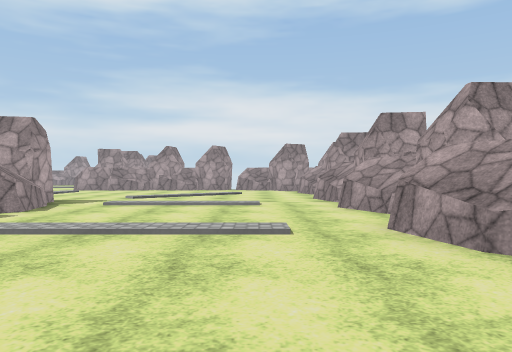
view 1 (above)

16 first-person views from a walk through a 3-D level made in the Unity game engine. The camera is 1.2 m above the floor, looks level and sees 70° across. The floor is counted in squares, 2 m on a side. Each view is taken from the middle of a square. On the plan, view 1 faces up. The plan holds only what a view shows up to about 10 squares ahead; the rest is blank. Some animated figures are not drawn. Surface patterns are stand-ins for the level's own textures.

view 2
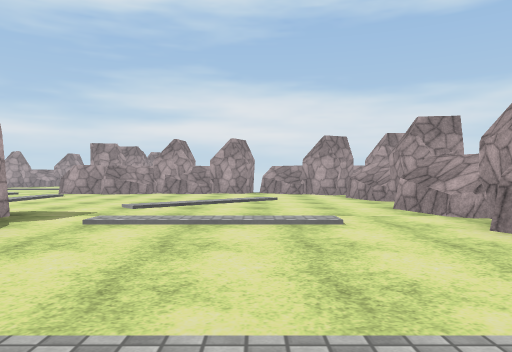

view 3
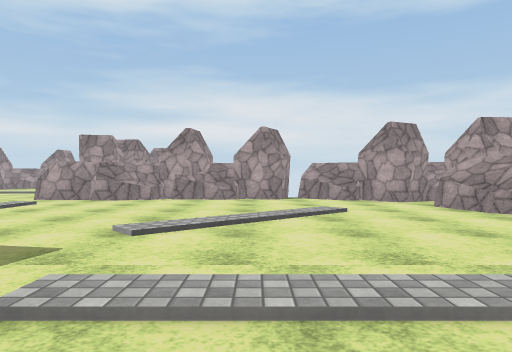

view 4
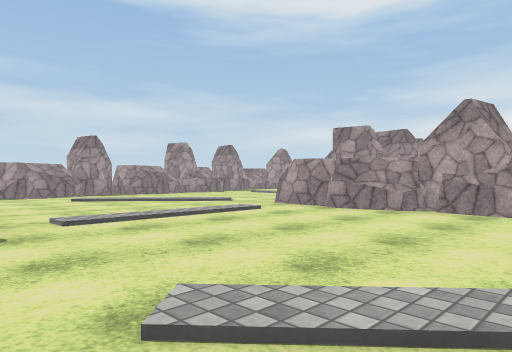

view 5
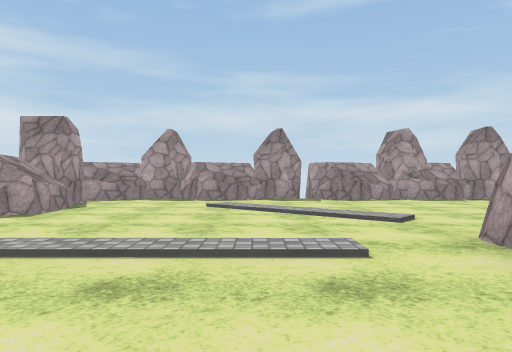

view 6
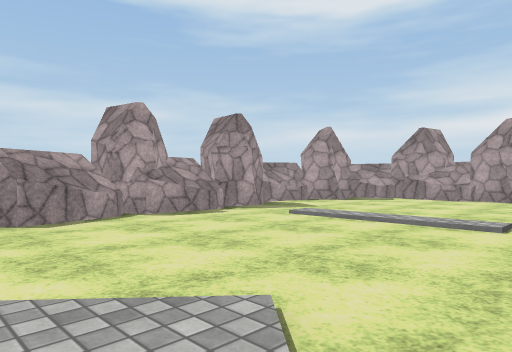

view 7
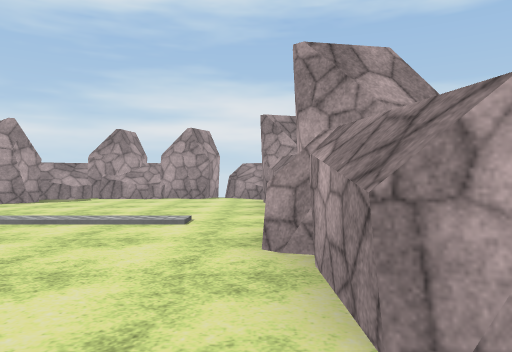

view 8
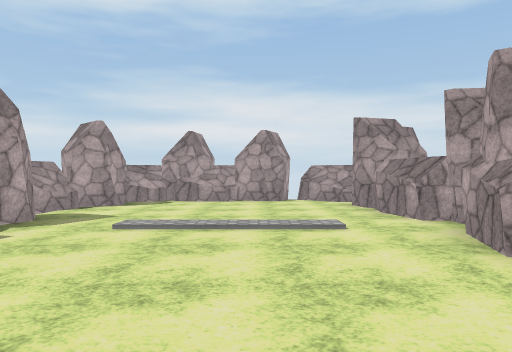

view 9
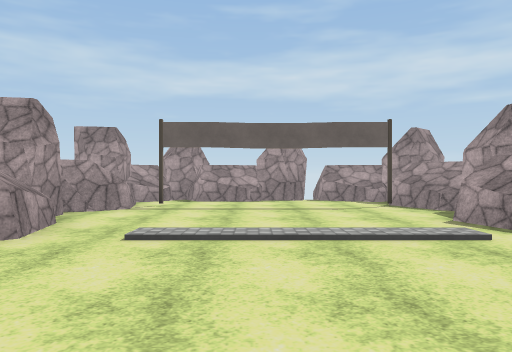

view 10
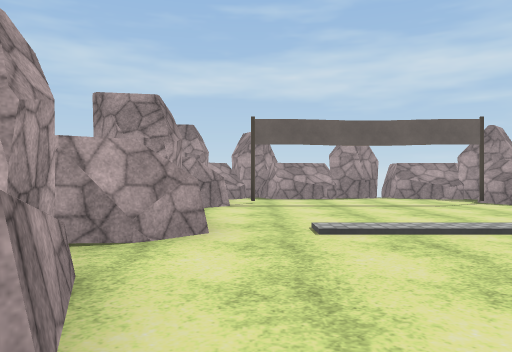

view 11
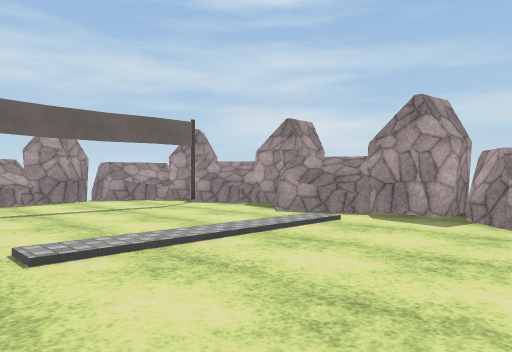

view 12
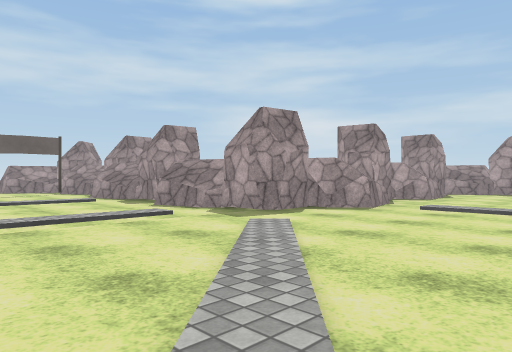

view 13
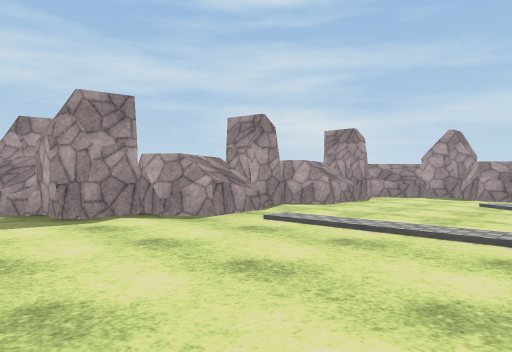

view 14
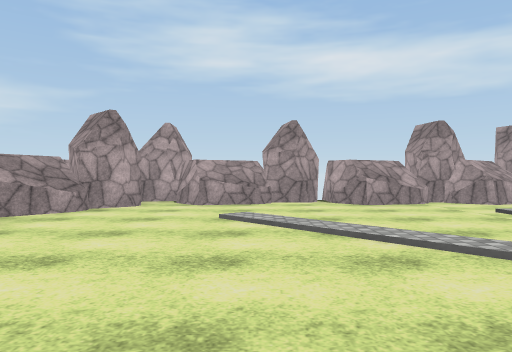

view 15
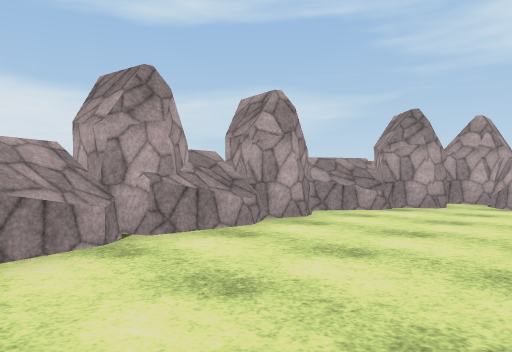

view 16
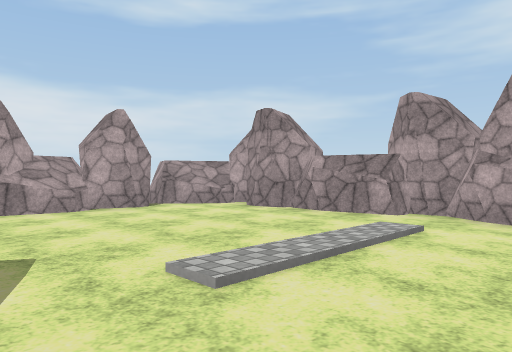

### Floor plan
Key: @ floor where view 1 was taken; # wall or solid block; x gap in a wall; . floor; / step, stairs or slope; ^ raised ledge.
Columns run from 14 left of view 1 to 3 right of it. Each row starts with its distance up from view 1.
 25     #x#
 24 ###^#.^#
 23 #......#
 22 #......#
 21 ^......#
 20 #......#
 19 #......#
 18 #......#
 17 #......#
 16 #......#########
 15 #^.....#^......###
 14 #................#
 13 #...............##
 12 #^..............^#
 11 #................#
 10 #...............##
  9  ^###.###.......^#
  8     #x####.......#
  7          #/.....##
  6          #^.....^#
  5          #.......#
  4          #/.....##
  3          #^.....^#
  2          #.......#
  1          #......##
  0          #^...@.^#
 -1          #.......#
 -2          #########

Positions as (right, up) in squares from view 1, and headings:
1: (0, 0), facing up
2: (-1, 3), facing up
3: (-2, 6), facing up
4: (-2, 9), facing up-left
5: (-4, 13), facing left
6: (-8, 14), facing up-left
7: (-8, 14), facing up
8: (-10, 14), facing up
9: (-1, 8), facing down
10: (1, 8), facing down
11: (1, 7), facing down-left
12: (0, 13), facing down-left
13: (-3, 14), facing down-left
14: (-6, 12), facing right
15: (-6, 12), facing up-right
16: (-13, 17), facing up-right
